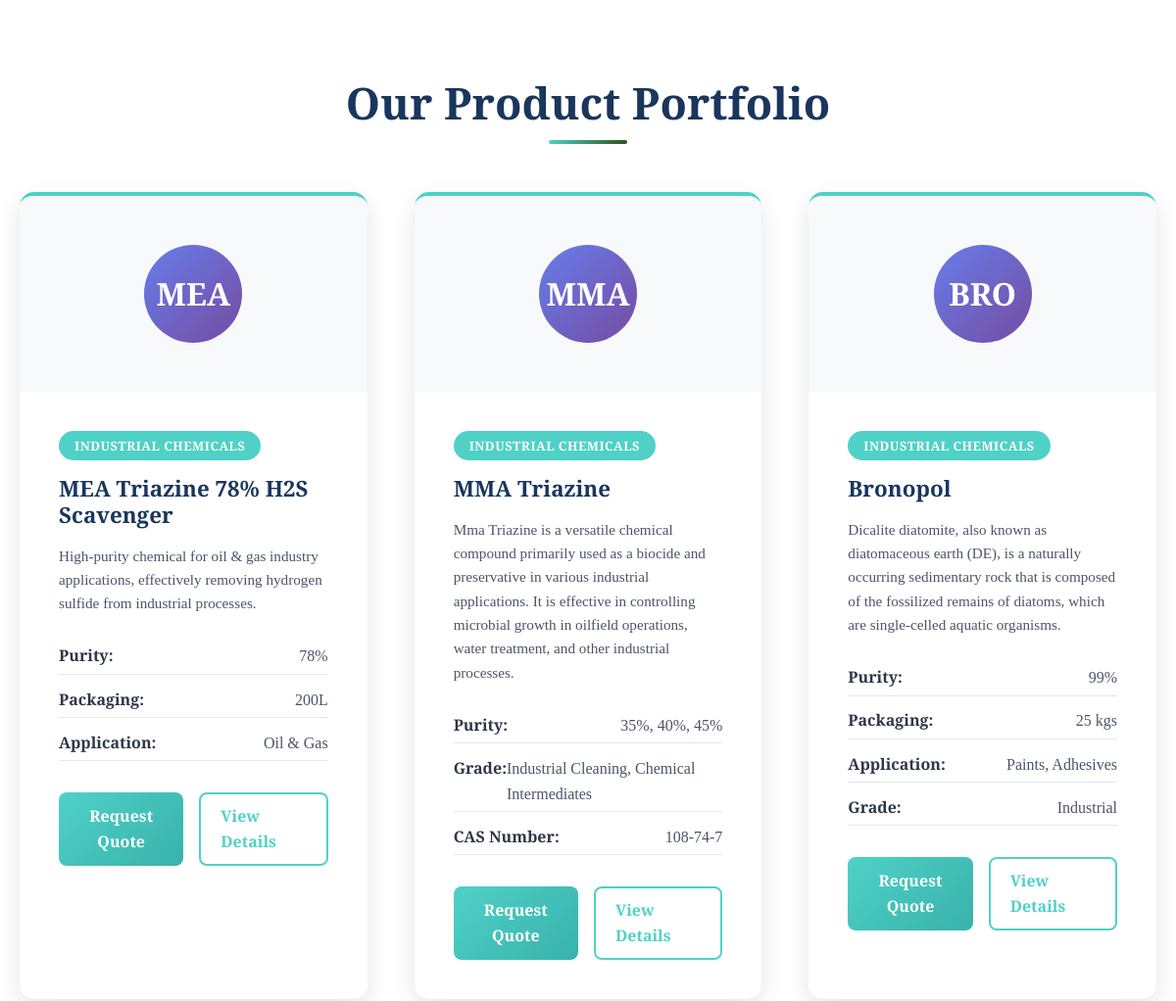
The page /products (middle part) on the database as committed earlier.
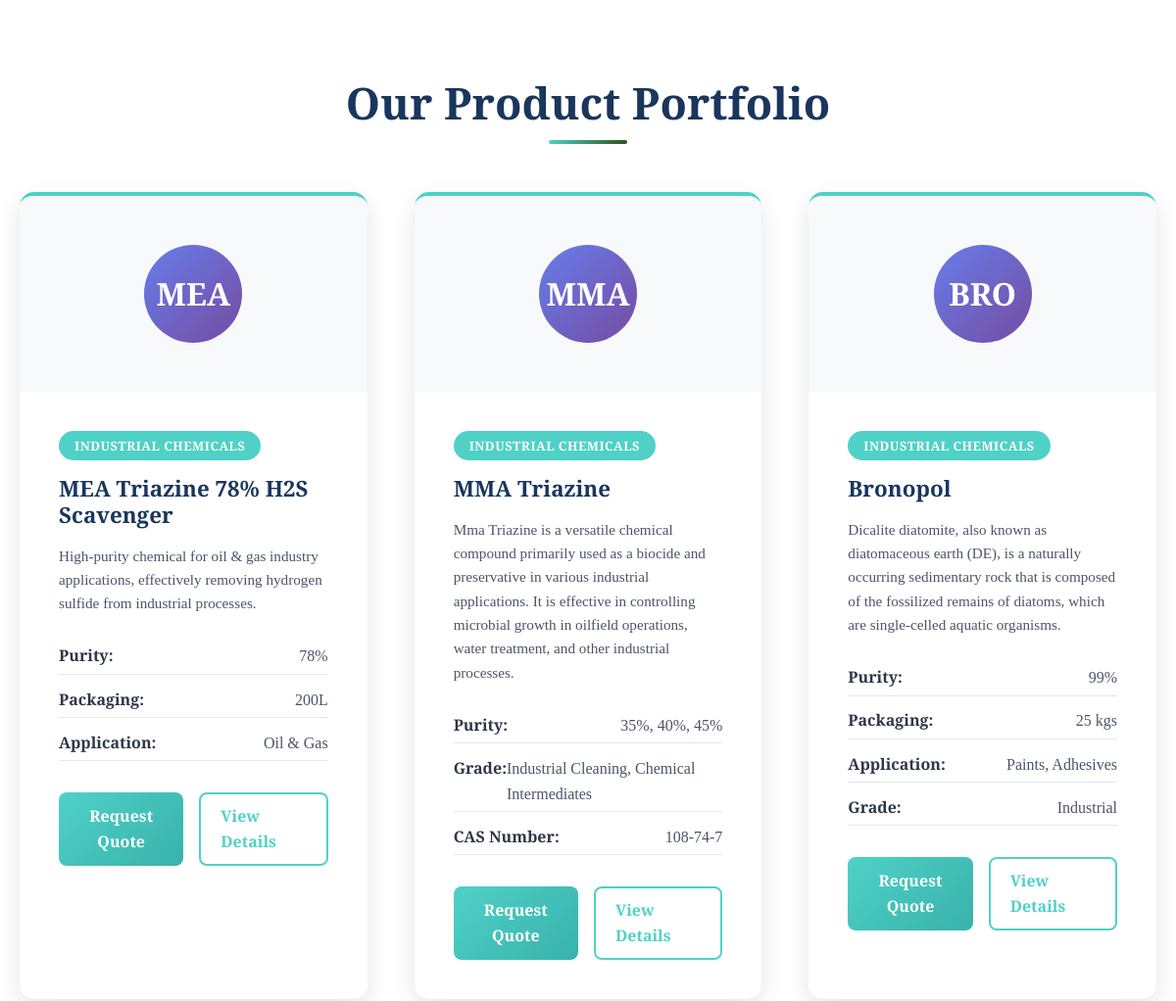
The same page on the database as committed later.
### app/models.py (models this page shows, shortened)
class Product(models.Model):
    priority = models.IntegerField(default=0, help_text="Higher number = higher priority")
    name = models.CharField(max_length=200)
    slug = models.SlugField(unique=True)
    category = models.ForeignKey(ProductCategory, on_delete=models.CASCADE, related_name='products')
    short_description = models.TextField()
    purity = models.CharField(max_length=150, blank=True, null=True)
    packaging = models.CharField(max_length=150, blank=True, null=True)
    application = models.CharField(max_length=255, blank=True, null=True)
    grade = models.CharField(max_length=100, blank=True, null=True)
    form = models.CharField(max_length=100, blank=True, null=True)
    cas_number = models.CharField(max_length=20, blank=True, null=True, verbose_name="CAS Number")
    image_url = models.URLField(
        max_length=500,
        blank=True,
        null=True,
        help_text="Google Drive direct image URL (use format: https://drive.google.com/uc?export=view&id=FILE_ID)"
    )
    video = models.FileField(
        upload_to='product_videos/',
        storage=settings.FILE_STORAGE_FUNCTION,  # ✅ Use callable from settings
        null=True,
        blank=True,
        help_text="Product demonstration video"
    )
    coa_pdf = models.FileField(
        upload_to='product_coa/',
        storage=settings.FILE_STORAGE_FUNCTION,  # ✅ Use callable from settings
        null=True,
        blank=True,
        help_text="Certificate of Analysis (PDF)"
    )
    tds_pdf = models.FileField(
        upload_to='product_tds/',
        storage=settings.FILE_STORAGE_FUNCTION,  # ✅ Use callable from settings
        null=True,
        blank=True,
        help_text="Technical Data Sheet (PDF)"
    )
    class Meta:
        ordering = ['-priority', 'name']
    @property
    def specs(self):
        specs = {}
        if self.purity:
            specs['Purity'] = self.purity
        if self.packaging:
            specs['Packaging'] = self.packaging
        if self.application:
            specs['Application'] = self.application
        if self.grade:
            specs['Grade'] = self.grade
        if self.form:
            specs['Form'] = self.form
        if self.cas_number:
            specs['CAS Number'] = self.cas_number
        return specs
    def get_direct_image_url(self):
        if not self.image_url:
            return None
        import re
        file_id = None
        match = re.search(r'/file/d/([a-zA-Z0-9_-]+)', self.image_url)
        if match:
            file_id = match.group(1)
        return self.image_url

class ProductCategory(models.Model):
    name = models.CharField(max_length=100)
    slug = models.SlugField(unique=True)
    icon = models.CharField(max_length=50, help_text="Bootstrap icon class name")
    class Meta:
        verbose_name_plural = "Product Categories"

### app/views.py (the view)
# urls.py: path('products', views.products, name='products'),
def products(request):
    categories = ProductCategory.objects.all()
    products = Product.objects.select_related('category').all()
    context = {
        'categories': categories,
        'products': products,
    }
    return render(request, 'products.html', context)

### app/templates/products.html (shortened to what this page needs)
<!DOCTYPE html>
{% load static %}
<html lang="en">
<head>
    <link href="https://cdn.jsdelivr.net/npm/bootstrap@5.3.2/dist/css/bootstrap.min.css" rel="stylesheet">
    <link rel="stylesheet" href="https://cdn.jsdelivr.net/npm/bootstrap-icons@1.11.2/font/bootstrap-icons.css">
</head>
<body>
    <section class="section products-section">
        <div class="container">
            <h2 class="section-title">Our Product Portfolio</h2>
            <div class="products-grid" id="productsGrid">
                {% for product in products %}
                <div class="product-card" data-category="{{ product.category.slug }}">
                    <div class="product-image">
                        {% if product.image_url %}
                        <div class="product-icon">{{ product.name|slice:":3"|upper }}</div>
                        {% else %}
                        <div class="product-icon" style="display: flex;">{{ product.name|slice:":3"|upper }}</div>
                        {% endif %}
                    </div>
                    <div class="product-content">
                        <div class="product-category">{{ product.category.name }}</div>
                        <h3>{{ product.name }}</h3>
                        <p class="product-description">{{ product.short_description }}</p>
                        <div class="product-specs">
                            {% for label, value in product.specs.items %}
                            <div class="spec-item">
                                <span class="spec-label">{{ label }}:</span>
                                <span class="spec-value">{{ value }}</span>
                            </div>
                            {% endfor %}
                        </div>
                        <div class="product-actions">
                            <button class="btn-primary"
                                onclick="window.location.href='{% url 'contact' %}?product={{ product.slug }}'">Request
                                Quote</button>
                            <a href="{% url 'product_detail' slug=product.slug %}" class="btn-secondary">View
                                Details</a>
                        </div>
                    </div>
                </div>
                {% endfor %}
            </div>
        </div>
    </section>
</body>
</html>

### app/templates/navbar.html (shortened to what this page needs)
{% load static %}

### app/templates/products.html (style rules this page uses)
* { margin: 0; padding: 0; box-sizing: border-box; }
html { scroll-behavior: smooth; }
body { font-family: 'Libre Baskerville', serif; line-height: 1.6; color: #000000; background-color: #f8f9fa; }
.container { max-width: 1200px; margin: 0 auto; padding: 0 20px; }
.section { padding: 80px 0; }
.section-title { text-align: center; font-size: 2.8rem; margin-bottom: 4rem; color: #1a365d; font-weight: 700; position: relative; }
.section-title::after { content: ''; position: absolute; bottom: -15px; left: 50%; transform: translateX(-50%); width: 80px; height: 4px; background: linear-gradient(135deg, #4fd1c7, #2d5016); border-radius: 2px; }
.products-section { background: #ffffff; }
.products-grid { display: grid; grid-template-columns: repeat(auto-fit, minmax(350px, 1fr)); gap: 3rem; }
.product-card { background: white; border-radius: 15px; overflow: hidden; box-shadow: 0 8px 25px rgba(0, 0, 0, 0.1); transition: all 0.3s ease; border-top: 4px solid #4fd1c7; position: relative; }
.product-image { height: 200px; position: relative; overflow: hidden; display: flex; align-items: center; justify-content: center; background: #f8f9fa; }
.product-icon { width: 100px; height: 100px; background: linear-gradient(135deg, #667eea, #764ba2); border-radius: 50%; display: none; align-items: center; justify-content: center; font-size: 2rem; color: white; font-weight: 700; position: relative; z-index: 2; }
.product-content { padding: 2.5rem; }
.product-category { background: #4fd1c7; color: white; padding: 0.3rem 1rem; border-radius: 15px; font-size: 0.8rem; font-weight: 600; display: inline-block; margin-bottom: 1rem; text-transform: uppercase; letter-spacing: 0.5px; }
.product-card h3 { color: #1a365d; margin-bottom: 1rem; font-weight: 700; font-size: 1.4rem; }
.product-description { color: #4a5568; margin-bottom: 1.5rem; line-height: 1.6; font-size: 0.95rem; }
.product-specs { margin-bottom: 2rem; }
.spec-item { display: flex; justify-content: space-between; margin-bottom: 0.5rem; padding: 0.3rem 0; border-bottom: 1px solid #e2e8f0; }
.spec-label { font-weight: 600; color: #2d3748; }
.spec-value { color: #4a5568; }
.product-actions { display: flex; gap: 1rem; }
.btn-primary { background: linear-gradient(135deg, #4fd1c7, #38b2ac); border: none; color: white; padding: 12px 20px; border-radius: 8px; cursor: pointer; font-family: 'Libre Baskerville', serif; font-weight: 600; transition: all 0.3s ease; flex: 1; }
.btn-secondary { background: transparent; border: 2px solid #4fd1c7; color: #4fd1c7; padding: 10px 20px; border-radius: 8px; cursor: pointer; font-family: 'Libre Baskerville', serif; font-weight: 600; transition: all 0.3s ease; flex: 1; text-decoration: none; }

### app/templates/navbar.html (style rules this page uses)
body { padding-top: 100px; }

Rows that differ between the two databases and show on the page:
changed Product "MEA": image_url empty → "https://drive.google.com/file/d/1TKuuUTVlvAMrbXRVajR2H7HSTImfjwZ6/view?usp=drive_link" (drawn)
